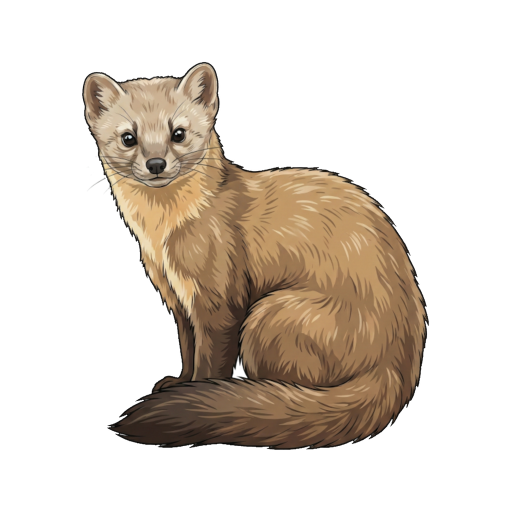
#> input picture art-pipeline/lora/dataset_v7/img_6x/american_marten.png, 1024 x 1024 px, found by its file name (shown at 1/2 size)
$ python build_dataset.py
#> lines starting #> are read from the running program, lines starting #| are printed output that depends on the picture
### art-pipeline/normalize.py
"""Post-normalization for accepted illustrations.

Crops each RGBA image to its alpha bounding box and rescales so the subject's
long side fills a fixed fraction of a square canvas, centered. This removes
scale inconsistency between pieces programmatically — scale is not an art
problem. True body size belongs in species data, not in relative art scale.

Usage:
    python art-pipeline/normalize.py --in frontend/public/icons/Unscaled --out out/
    python art-pipeline/normalize.py --in some.png --out out/ --canvas 2048 --fill 0.76

Never overwrites input files; refuses if --out resolves into --in.
"""

import argparse
import sys
from pathlib import Path

import numpy as np
from PIL import Image

ALPHA_THRESHOLD = 10  # ignore near-transparent halo pixels when boxing


def subject_bbox(im: Image.Image) -> tuple[int, int, int, int] | None:
    a = np.asarray(im)[..., 3]
    ys, xs = np.where(a > ALPHA_THRESHOLD)
    if len(xs) == 0:
        return None
    return int(xs.min()), int(ys.min()), int(xs.max()) + 1, int(ys.max()) + 1


# [42 lines left out: functions normalize, main, not called in this run]


# [2 lines that do not run on import are left out]

### art-pipeline/lora/build_dataset.py
"""Build the SDXL style-LoRA v5 training dataset from the 26 locked masters.

Training data = 26 curated illustrations (11 Core + 15 New Anchors including common_watersnake, all prop-free)
+ automated local gemma3:27b + Wikipedia Description variable-trait captions with 100% inference parity.
Balances dataset repeats:
- dataset/img_4x (num_repeats = 4): 22 single-image species
- dataset/img_2x (num_repeats = 2): 4 multi-pose images (common_box_turtle_3/4, gopher_snake_1/2)
Every species gets exactly 4 repeats per epoch (96 samples = 48 steps/epoch at batch_size=2).

Usage: python art-pipeline/lora/build_dataset.py
"""

import base64
import json
import re
import sys
import time
from io import BytesIO
from pathlib import Path

import requests
from PIL import Image

REPO = Path(__file__).resolve().parents[2]
sys.path.insert(0, str(REPO / "art-pipeline"))
from normalize import subject_bbox  # noqa: E402

OLLAMA = "http://localhost:11434"
MASTERS_CORE = REPO / "art-pipeline" / "masters"
MASTERS_NEW = REPO / "art-pipeline" / "masters_new_anchors"
DATASET_DIR = Path(__file__).parent / "dataset"
OUT_6X = DATASET_DIR / "img_6x"
OUT_4X = DATASET_DIR / "img_4x"
OUT_2X = DATASET_DIR / "img_2x"
CACHE_JSON = DATASET_DIR / "v5_gemma27b_captions.json"
SIZE = 1024
FILL = 0.76

STYLE_CLAUSE = (
    "muted matte natural colors, flat cel-shaded color zones with stepped shading, "
    "subtle low-contrast warm brown-umber ink fur and contour lines, "
    "clean thin dark charcoal-umber outline, isolated on a plain solid white background"
)

MAMMAL_FUR_ANCHORS = {"american_marten", "rhesus_macaque"}

# Explicit 26-piece v5 training manifest:
# (slug, png_path, wiki_title, is_multi_pose)
V5_MANIFEST: list[tuple[str, Path, str, bool]] = [
    # 11 Core Masters
    ("american_marten", MASTERS_CORE / "american_marten.png", "American marten", False),
    ("elk", MASTERS_CORE / "elk.png", "Elk", False),
    ("caribou", MASTERS_CORE / "caribou.png", "Reindeer", False),
    ("white-tailed_deer", MASTERS_CORE / "white-tailed_deer.png", "White-tailed deer", False),
    ("axis_deer", MASTERS_CORE / "axis_deer.png", "Chital", False),
    ("mountain_goat", MASTERS_CORE / "mountain_goat.png", "Mountain goat", False),
    ("nine-banded_armadillo", MASTERS_CORE / "nine-banded_armadillo.png", "Nine-banded armadillo", False),
    ("harbor_seal", MASTERS_CORE / "harbor_seal.png", "Harbor seal", False),
    ("rhesus_macaque", MASTERS_CORE / "rhesus_macaque.png", "Rhesus macaque", False),
    ("snowy_owl", MASTERS_CORE / "snowy_owl.png", "Snowy owl", False),
    ("desert_tortoise", MASTERS_CORE / "desert_tortoise.png", "Desert tortoise", False),
    # 15 New Anchors (including newly promoted common_watersnake)
    ("american_robin", MASTERS_NEW / "american_robin.png", "American robin", False),
    ("downy_woodpecker", MASTERS_NEW / "downy_woodpecker.png", "Downy woodpecker", False),
    ("wood_duck", MASTERS_NEW / "wood_duck.png", "Wood duck", False),
    ("great_egret", MASTERS_NEW / "great_egret.png", "Great egret", False),
    ("barking_treefrog", MASTERS_NEW / "barking_treefrog.png", "Barking tree frog", False),
    ("spring_peeper", MASTERS_NEW / "spring_peeper.png", "Spring peeper", False),
    ("american_toad", MASTERS_NEW / "american_toad.png", "American toad", False),
    ("eastern_red-backed_salamander", MASTERS_NEW / "eastern_red-backed_salamander.png", "Red-backed salamander", False),
    ("common_box_turtle_3", MASTERS_NEW / "common_box_turtle_3.png", "Common box turtle", True),
    ("common_box_turtle_4", MASTERS_NEW / "common_box_turtle_4.png", "Common box turtle", True),
    ("gopher_snake_1", MASTERS_NEW / "gopher_snake_1.png", "Gopher snake", True),
    ("gopher_snake_2", MASTERS_NEW / "gopher_snake_2.png", "Gopher snake", True),
    ("western_fence_lizard", MASTERS_NEW / "western_fence_lizard.png", "Western fence lizard", False),
    ("eastern_fence_lizard", MASTERS_NEW / "eastern_fence_lizard.png", "Eastern fence lizard", False),
]

MASTER_PROMPT_TEMPLATE = """You are a wildlife illustrator cataloging the visible colors and anatomical markings of a {common_name} illustration alongside its Wikipedia Description.

Wikipedia Description for {common_name}:
\"\"\"{wiki_text}\"\"\"

Your job is to return ONLY one field in JSON: `visible_color_and_markings`.
- RULE 1 (BASE COLOR FROM IMAGE FIRST): Look directly at the attached image first to determine the actual base color of the animal's shell, fur, scales, skin, or plumage. When there are age, sex, or regional variants listed in the Wikipedia description, determine WHICH variant matches the image and use THAT variant's colors. Never use hyphenated green compounds like 'greenish-brown' if the shell/coat is brown or tan.
- RULE 2 (DETAILED MARKINGS FROM WIKIPEDIA + IMAGE): Combine those true base colors with the species' diagnostic visible markings from Wikipedia (e.g., for Common Box Turtle: `'high-domed dark brown carapace with bright orange-yellow radiating markings, orange-brown head and sturdy legs'`; for Gopher Snake: `'sandy tan body with dark brown dorsal blotches and smaller dark lateral spots'`).
- Write a 16-24 word comma-separated list of `[color/pattern] [body part]` phrases for ONLY the parts of the animal visible from this angle.
- DO NOT mention hidden underside parts (no 'plastron', 'ventral scales', 'underwing coverts').
- DO NOT describe pose, camera angle, or art style (no 'gouache', 'painted', 'illustration').
- DO NOT mention environment, water, grass, rocks, or logs.
- DO NOT use the word 'pinkish'.

Return STRICT JSON only:
{{
  "visible_color_and_markings": "16-24 word comma-separated list of visible `[color/pattern] [body part]` phrases matching the variant in the image"
}}"""


def fetch_full_wiki_description(title: str, session: requests.Session) -> str:
    r = session.get(
        "https://en.wikipedia.org/w/api.php",
        params={"action": "query", "prop": "extracts", "explaintext": 1, "titles": title, "redirects": 1, "format": "json"},
        timeout=20,
    ).json()
    page = list(r["query"]["pages"].values())[0].get("extract", "")
    lead = page.split("==")[0].strip()
    sections = re.findall(
        r"==+\s*(?:Description|Appearance|Physical description|Coloration|Plumage|Characteristics).*?==+(.+?)(?===+\s*\w|$)",
        page,
        re.S | re.I,
    )
    combined = lead + "\n\n" + "\n".join(sections)
    return re.sub(r"\s+", " ", combined)[:3000]


def call_gemma27b_for_master(img_path: Path, common_name: str, wiki_text: str) -> str:
    im = Image.open(img_path).convert("RGB")
    im.thumbnail((768, 768), Image.LANCZOS)
    buf = BytesIO()
    im.save(buf, format="JPEG", quality=90)
    b64 = base64.b64encode(buf.getvalue()).decode()
    prompt = MASTER_PROMPT_TEMPLATE.format(common_name=common_name, wiki_text=wiki_text)
    r = requests.post(
        f"{OLLAMA}/api/chat",
        json={
            "model": "gemma3:27b",
            "stream": False,
            "format": "json",
            "options": {"temperature": 0.1},
            "messages": [{"role": "user", "content": prompt, "images": [b64]}],
        },
        timeout=180,
    )
    r.raise_for_status()
    data = json.loads(r.json()["message"]["content"])
    return data.get("visible_color_and_markings", "").strip()


def clean_species_name(slug: str) -> str:
    clean = re.sub(r"_\d+$", "", slug)
    return clean.replace("_", " ")


def build_caption(slug: str, visible_colors: str) -> str:
    name = clean_species_name(slug)
    article = "an" if name[0].lower() in "aeiou" else "a"
    return (
        f"animl_gouache_style, {article} {name}, full body wildlife illustration, "
        f"single animal, {visible_colors}, {STYLE_CLAUSE}"
    )


def main() -> None:
    for d in (OUT_6X, OUT_4X, OUT_2X):
        d.mkdir(parents=True, exist_ok=True)
        for old_file in d.iterdir():
            if old_file.is_file():
                old_file.unlink()

    cached_traits: dict[str, str] = {}
    if CACHE_JSON.exists():
        try:
            cached_traits = json.loads(CACHE_JSON.read_text(encoding="utf-8"))
        except Exception:
            cached_traits = {}

    session = requests.Session()
    session.headers.update({"User-Agent": "AnimlVisionBot/1.0"})

    n = 0
    used_ollama = False
    for slug, png, wiki_title, is_multi_pose in V5_MANIFEST:
        if not png.exists():
            raise FileNotFoundError(f"Missing master in v5 manifest: {png}")
        if slug in MAMMAL_FUR_ANCHORS:
            out_dir = OUT_6X
            rep_str = "6x"
        elif is_multi_pose:
            out_dir = OUT_2X
            rep_str = "2x"
        else:
            out_dir = OUT_4X
            rep_str = "4x"
        im = Image.open(png).convert("RGBA")
        box = subject_bbox(im)
#> in subject_bbox, `a = np.asarray(im)[..., 3]`: a: shape (1024, 1024); every value is 255
#> box = (0, 0, 1024, 1024)
        if box is None:
            raise ValueError(f"Empty alpha bbox for {png}")
        subject = im.crop(box)
        target = int(SIZE * FILL)
        scale = target / max(subject.size)
#> scale = 0.76
        nw, nh = (max(1, round(d * scale)) for d in subject.size)
#> nw = 778; nh = 778
        subject = subject.resize((nw, nh), Image.LANCZOS)
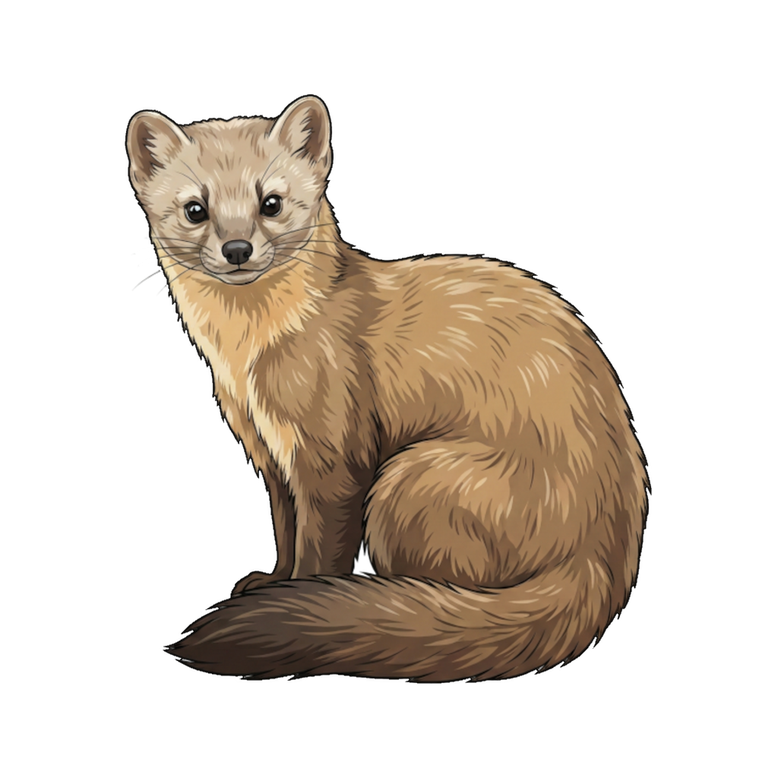
#> subject: PIL image 778x778 RGBA; mean R, G, B, A 220.4, 211.2, 201.6, 255

        canvas = Image.new("RGBA", (SIZE, SIZE), (255, 255, 255, 255))
#> canvas: PIL image 1024x1024 RGBA; every value is 255
        canvas.paste(subject, ((SIZE - nw) // 2, (SIZE - nh) // 2), subject)
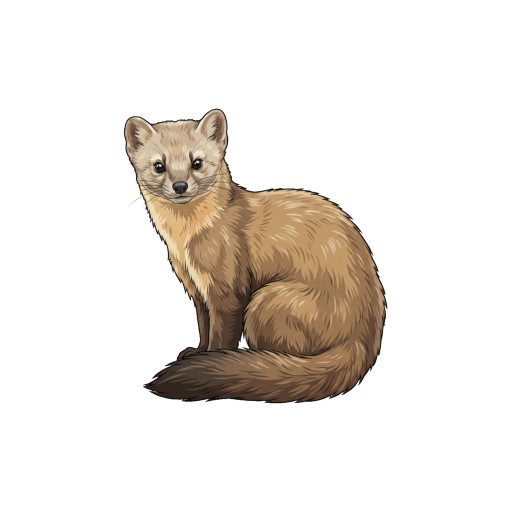
#> canvas: PIL image 1024x1024 RGBA (shown at 1/2 size); mean R, G, B, A 235, 229.7, 224.2, 255
        dst_png = out_dir / f"{slug}.png"
        canvas.convert("RGB").save(dst_png)

        if slug in cached_traits and cached_traits[slug]:
            traits = cached_traits[slug]
        else:
            used_ollama = True
            common_name = clean_species_name(slug).title()
            wiki_txt = fetch_full_wiki_description(wiki_title, session)
            traits = call_gemma27b_for_master(dst_png, common_name, wiki_txt)
            cached_traits[slug] = traits
            CACHE_JSON.write_text(json.dumps(cached_traits, indent=2), encoding="utf-8")

        cap = build_caption(slug, traits)
        (out_dir / f"{slug}.txt").write_text(cap, encoding="utf-8")
        print(f"  [{n+1:02d}/26] ({rep_str}) {slug}.png -> '{cap}'", flush=True)
        n += 1

    if used_ollama:
        print("Unloading gemma3:27b from Ollama VRAM...", flush=True)
        requests.post(f"{OLLAMA}/api/generate", json={"model": "gemma3:27b", "keep_alive": 0}, timeout=15)
        time.sleep(2)

    print(f"v6 dataset ready: {n} image/caption pairs across {OUT_6X} (6x), {OUT_4X} (4x), and {OUT_2X} (2x)", flush=True)


if __name__ == "__main__":
    main()
#> (the call stopped at in fetch_full_wiki_description, `r = session.get( "https://en.wikipedia.org/w/api.php", params={"action..`: the network is not available in this run)
